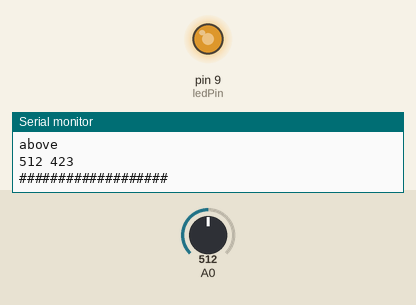
Bench run of a sketch on a simulated Arduino Uno, built with avr-gcc and run on an emulated ATmega328P. Shown: output pins drawn as LEDs (lit = HIGH), the last lines printed to the serial monitor. The inputs (shaded band) are chosen by the test bench; at power-on: A0 = 512. Random numbers use the default seed unless the sketch sets one.

Above: at 1.2 s.
1.3 s: A0 set to 306
At 2.91 s:
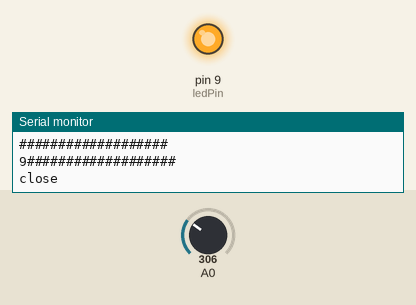
4.3 s: A0 set to 510
At 4.86 s:
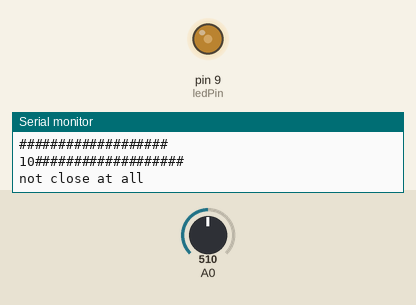
7.3 s: A0 set to 122
10.3 s: A0 set to 511
At 13.33 s:
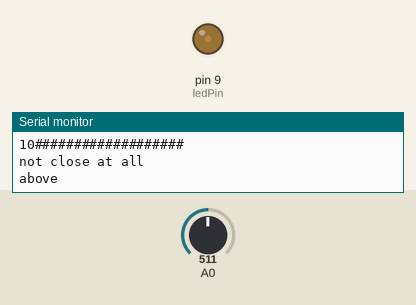
Timing chart, 0 to 14.3 s (numbered marks = the images above; inputs shaded):
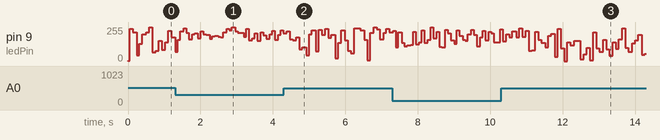

The sketch:

candleLight_POT.ino
```cpp
enum ledStates {INCREASE, STEADIER3, STEADIER2, STEADIER1, RANDOM , DECREASE, STAY, STAY1, STAY2, STAY3, WAVE, OFF, ON,}; // Here we make nicknames for the different states our program supports.
enum ledStates ledState; // We define 'ledState' as type ledStates'
enum ledStates previousLedState = ledState;


unsigned long startMillis;  //some global variables available anywhere in the program
unsigned long currentMillis;

int buttonPin = 2;
int buttonState = 0;

int target;
int brightness = 0; // our main variable for setting the brightness of the LED
float velocity = 1.0; // the speed at which we change the brightness.
int ledPin = 9; // we use pin 9 for PWM
int p = 0; // use to keep track how often we plot
int plotFrequency = 3; // how often we plot, every Nth time.

void setup() {
  // put your setup code here, to run once:
  pinMode(A0, INPUT);
  pinMode(ledPin, OUTPUT); // set ledPin as an output.
  Serial.begin(9600); // initiate the Serial monitor so we can use the Serial Plotter to graph our patterns
  generateNumber();
}

void loop() {
  // put your main code here, to run repeatedly:
  compose();
  delay(10);
  analogWrite(ledPin, brightness);
  currentMillis = millis(); //store the current time since the program started

  int sensor = analogRead(A0);
  Serial.print(sensor);
  Serial.print(" ");
  Serial.print(target);
  Serial.println(' ');

  Serial.println("###################");
  Serial.print(currentMillis - startMillis);
  Serial.println("###################");


/*
  if (sensor <= 50) {
    changeState(INCREASE);
  } else if (sensor <= 255) {
    changeState(STEADIER3);
  } else if (255 < sensor && sensor <= 510) {
    changeState(STEADIER2);
    } else if (510 < sensor && sensor <= 775) {
      changeState(STEADIER1);
      } else {
        changeState(RANDOM);
        }
        */

        if (sensor > (target - 5) && sensor < (target + 5)) {
          Serial.println("hit");
          changeState(INCREASE);
          if (currentMillis - startMillis >= 10000){
            generateNumber();
          }
          } else if ((target - sensor) >= 1 && (target - sensor) <= 300) {
            Serial.println("close");
            changeState(STEADIER3);
            } else if ((target - sensor) > 300 && (target - sensor) <= 500) {
              Serial.println("closer");
              changeState(STEADIER2);
              } else if ((target - sensor) > 500 && (target - sensor) <= 600) {
                Serial.println("not close");
                changeState(STEADIER1);
              } else {
                Serial.println("not close at all");
                changeState(RANDOM);
              }

           if (sensor == target) {
          Serial.println("hit");

         } else if ( (target - sensor) < 0) {
          Serial.println("above");
         } else if ((target - sensor) > 0) {
          Serial.println("below");
         }

}


void generateNumber(){
  target = random(0,1024);
  }

void compose() {
  // this is a state machine which allows us to decouple the various operations from timed loops.
  // instead we just switch from state to state when particular conditions are met.
  // we switch states by calling the changeState() function.


  switch (ledState){


  case STEADIER3:
   plot("STEADIER3", brightness);
   brightness = random(150, 256);
   if (currentMillis - startMillis >= 10) {
    changeState (STAY3);
   }
 break;

  case STEADIER2:
   plot("STEADIER2", brightness);
   brightness = random(100, 256);
   if (currentMillis - startMillis >= 10) {
    changeState (STAY2);
    }
 break;


   case STEADIER1:
    plot("STEADIER", brightness);
    brightness = random(50, 256);
    if (currentMillis - startMillis >= 10) {
      changeState (STAY1);
      }
    break;

   case RANDOM:
    plot("RANDOM", brightness);
    brightness = random(0, 256);
    if (currentMillis - startMillis >= 10) {
      changeState (STAY);
      }
    break;


   case STAY:
    plot("STAY", brightness);
    brightness = brightness;
    if (currentMillis - startMillis >= random(10,80)){
      changeState(RANDOM);
      }
    break;

   case STAY1:
    plot("STAY1", brightness);
    brightness = brightness;
    if (currentMillis - startMillis >= random(10,150)){
      changeState(STEADIER1);
      }
    break;

   case STAY2:
    plot("STAY2", brightness);
    brightness = brightness;
    if (currentMillis - startMillis >= random(10,200)){
      changeState(STEADIER2);
      }
    break;

   case STAY3:
    plot("STAY3", brightness);
    brightness = brightness;
    if (currentMillis - startMillis >= random(10,400)){
      changeState(STEADIER3);
      }
    break;


  case INCREASE:
    brightness = increase_brightness(brightness, 1.0001);

    plot("INCREASING", brightness);

   /* if (brightness > 250){
      //ledState = WAVE;
      changeState(WAVE);
      }*/
    break;

  case DECREASE:
    brightness = decrease_brightness(brightness, 0.9);
    plot("DECREASING", brightness);
      if (brightness == 0){
      changeState(OFF);
      }
     break;

  case WAVE:
    plot("WAVE", brightness);

    brightness = sinewave(1000,256,0); // you can tweak the parameters of the sinewave
    analogWrite(ledPin, brightness);

    if (currentMillis - startMillis >= 1000){ //change state after 5 secs by comparing the time elapsed since we last change state
      changeState(DECREASE);
      }
    break;


  case ON:
    plot("ON", brightness);
    brightness = 255;
    break;


  case OFF:
    plot("OFF", brightness);
    brightness = 0;
    if (currentMillis - startMillis >= 5000){
      changeState(INCREASE);
      }
    break;
  }
}

void changeState(ledStates newState){
    // call to change state, will keep track of time since last state
    startMillis = millis();
    ledState = newState;
  }

void plot(char *state, int brightness){
    // use this function to plot a graph
    // it will normalize the auto-scaling plotter

    if ((p % plotFrequency) == 0){
      Serial.print(state);
      Serial.print(", ");
      Serial.print(brightness);
      Serial.println(", 0, 300");
    }
    p++;
  }

int increase_brightness (int brightness, float velocity){
    return brightness = 1 + brightness * velocity;
  }

int decrease_brightness (int brightness, float velocity){
    return brightness = brightness - 1 * velocity;
  }

int sinewave(float duration, float amplitude, int offset){
    // Generate a sine oscillation, return a number.
    // In case you are using this for analogWrite, make sure the amplitude does not exceed 256
    float period = millis()/duration; // Duration in ms determines the wavelength.
    float midpoint = amplitude / 2; // set the midpoint of the wave at half the amplitude so there are no negative numbers
    int value = midpoint + midpoint * sin ( period * 2.0 * PI );
    value = value + offset; //offset allows you to move the wave up and down on the Y-axis. Should not exceed the value of amplitude to prevent clipping.
    return value;
  }
```
